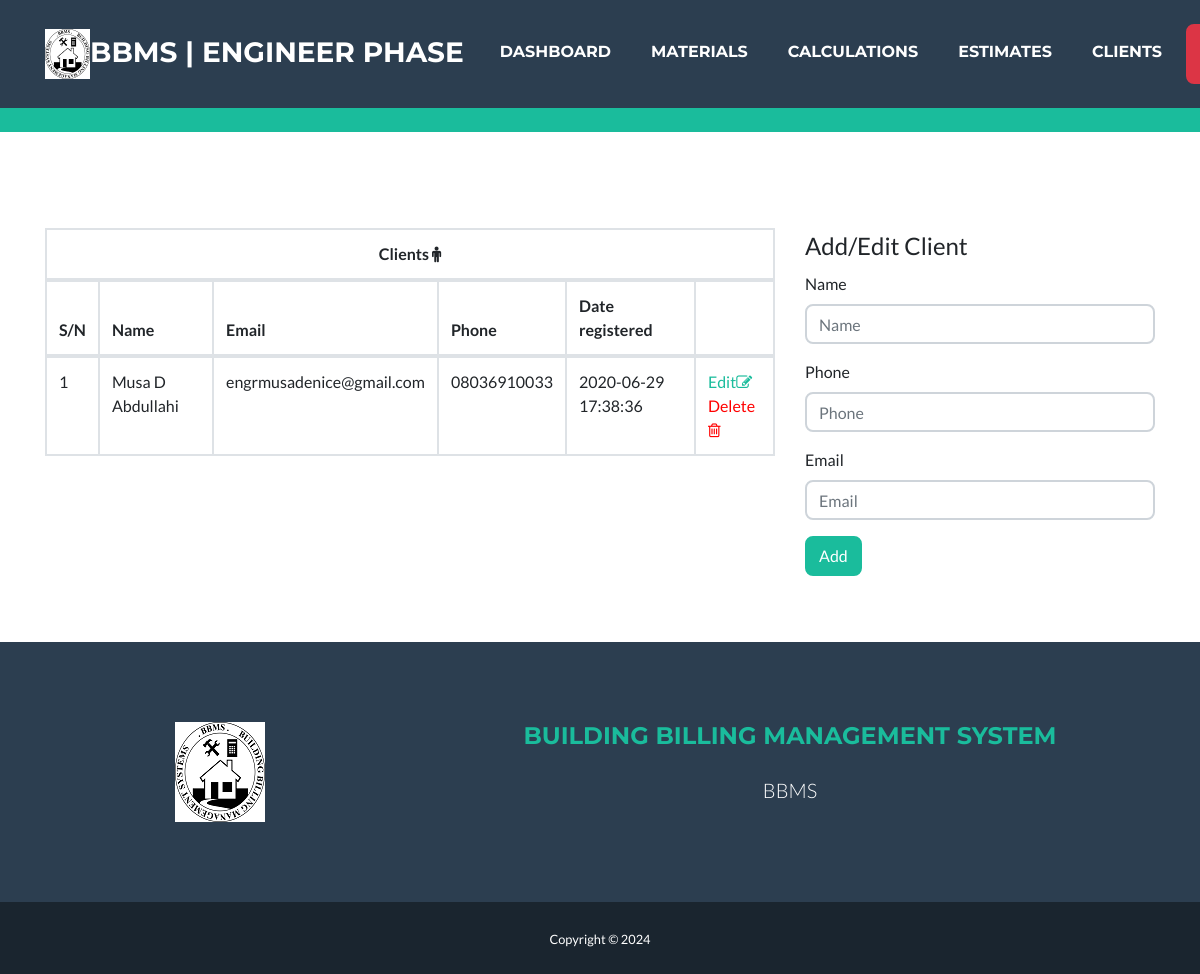
The app's page /admin/clients.php (signed in) with its own data.
### tables this page shows
CREATE TABLE `client` (
  `id` int(11) NOT NULL,
  `name` varchar(200) NOT NULL,
  `phone` varchar(200) NOT NULL,
  `email` varchar(200) NOT NULL,
  `reg_by` varchar(200) NOT NULL,
  `date_registered` datetime NOT NULL DEFAULT CURRENT_TIMESTAMP
);

### admin/head.php (called while the page is built, shortened)
<?php
$uname = $_SESSION['login_admin'];
  require_once '../connection/connection.php';
  $query1 = "SELECT * FROM `login` WHERE id='$uname'";
  $result=$db->query($query1);
  $admin = $result->fetch_assoc();
  function getClients(){
    global $db, $admin;
    $uname = $admin['username'];
    $query1 = "SELECT * FROM `client` WHERE reg_by='$uname'";
    $result=$db->query($query1);
    $data = [];
    while ($d= $result->fetch_assoc()) {
      array_push($data, $d);
    }
    return $data;
  }
?>

### admin/clients.php (the view, shortened to what this page needs)
<!DOCTYPE html>
<html lang="en">
<head>
    <link href="../asset/all.min.css" rel="stylesheet" type="text/css">
    <link href="https://stackpath.bootstrapcdn.com/font-awesome/4.7.0/css/font-awesome.min.css" rel="stylesheet">
    <link href="../asset/freelancer.min.css" rel="stylesheet">
</head>
<body id="page-top">
    <?php
    require 'nav.php';
    ?>
    <section class="page-section portfolio" id="portfolio">
        <div class="container">
            <div class="row" >
                <div class="col-xs-8 col-sm-8 col-md-8 col-lg-8">
                <div class="table-responsive">
                        <table class="table table-bordered table-hover">
                            <thead>
                              <tr>
                                <th colspan='6' class='text-center'>Clients <i class="fa fa-male" aria-hidden="true"></i></th>
                              </tr>
                              <tr>
                                <th>S/N</th>
                                <th>Name</th>
                                <th>Email</th>
                                <th>Phone</th>
                                <th>Date registered</th>
                                <th></th>
                                </tr>
                            </thead>
                            <tbody>
                            <?php for ($i=0; $i < count(getClients()) ; $i++) { ?>
                                <tr>
                                    <td><?php echo ($i + 1); ?></td>
                                    <td><?php echo getClients()[$i]['name']; ?></td>
                                    <td><?php echo getClients()[$i]['email']; ?></td>
                                    <td><?php echo getClients()[$i]['phone']; ?></td>
                                    <td><?php echo getClients()[$i]['date_registered']; ?></td>
                                    <td>
                                    <a href="javascript:void(0)" onclick='edit(this.parentNode.parentNode)'>Edit<i class="fa fa-pencil-square-o" aria-hidden="true"></i></a><br>
                                    <a href="javascript:void(0)" onclick='deleteClient(this.parentNode.parentNode)'
                                      data-toggle="modal" data-target="#modelId" style="color:red">Delete
                                      <i class="fa fa-trash-o" aria-hidden="true"></i>
                                      </a>
                                    </td>
                                </tr>
                            <?php } ?>
                            </tbody>
                        </table>
                    </div>
                </div>
                <div class="col-xs-4 col-sm-4 col-md-4 col-lg-4">
                <form action="<?php echo htmlspecialchars($_SERVER['PHP_SELF']);?>" method="post">
                        <legend>Add/Edit Client</legend>
                        <div class="form-group">
                            <label for="">Name</label>
                            <input type="text" class="form-control" minlength='4' maxlength='30' placeholder="Name" name="name" id="name" required>
                        </div>
                        <div class="form-group">
                            <label for="">Phone</label>
                            <input type="tel" class="form-control" placeholder="Phone" minlength='11' maxlength='15' name="phone" id="phone" required>
                        </div>
                        <div class="form-group">
                            <label for="">Email</label>
                            <input type="email" class="form-control" placeholder="Email" name="email" id="email" required>
                        </div>
                        <button type="submit" class="btn btn-primary" id='optionBtn' title='Add/Edit'>Add</button>
                    </form>
                </div>
            </div>
    </section>
   <?php require 'footer.php'; ?>
    <section class="copyright py-4 text-center text-white">
        <div class="container">
            <small>Copyright © <?php echo date('Y');?></small>
        </div>
    </section>
</body>
</html>

### records on screen
client: name "Musa D Abdullahi", email "engrmusadenice@gmail.com", phone "08036910033", date_registered "2020-06-29 17:38:36"
